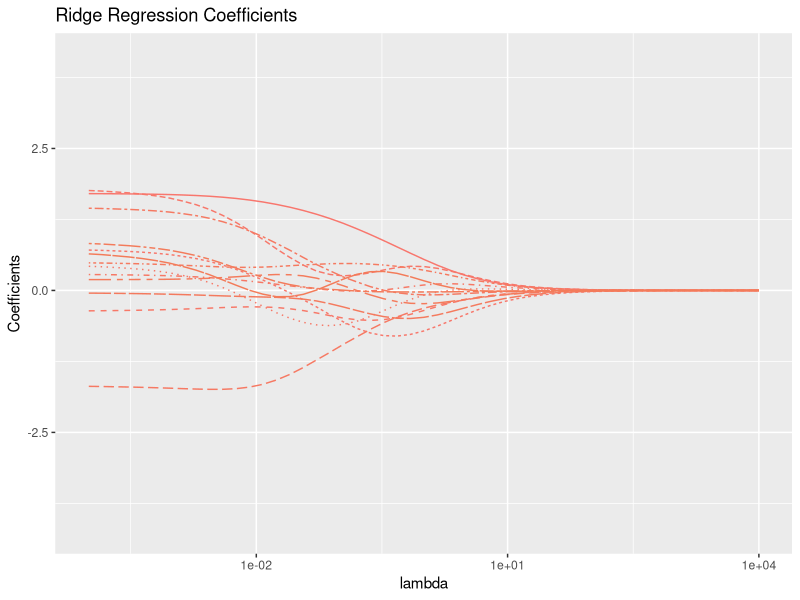
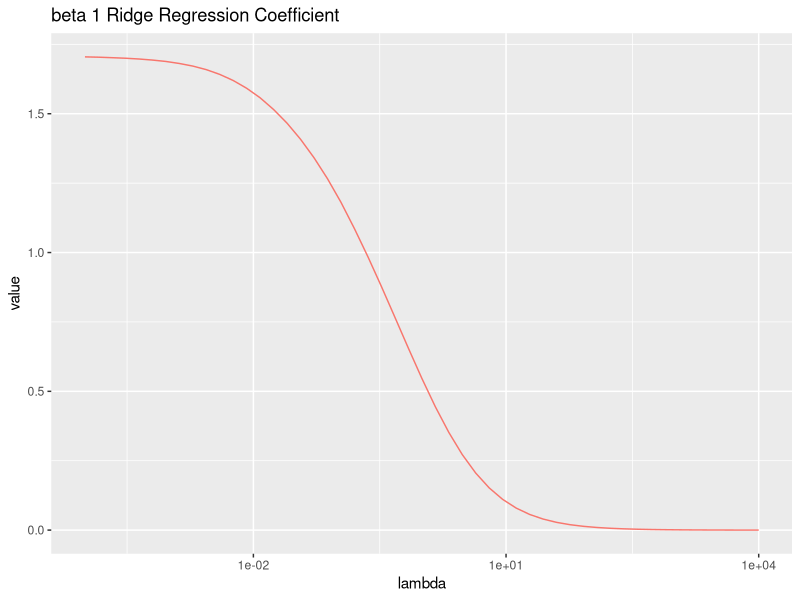
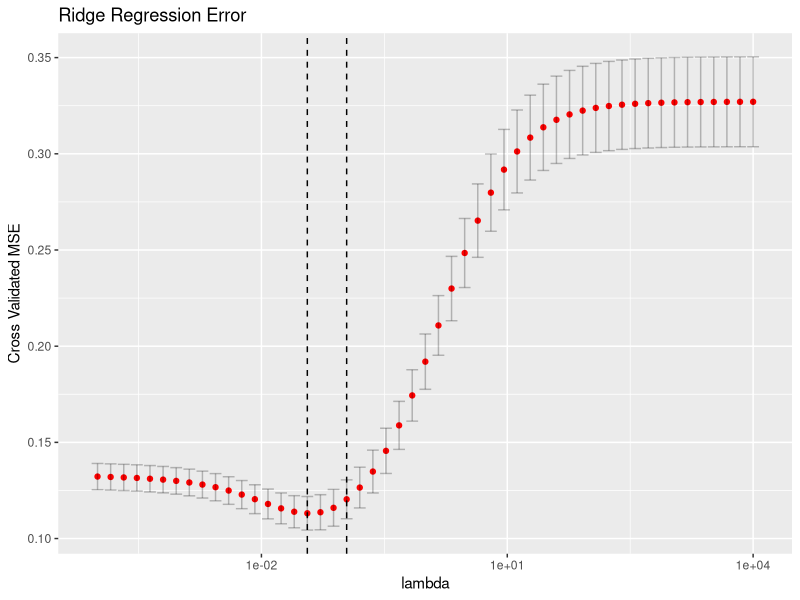

These figures' R source, in order:
## ---- chunk 1
library(tidyverse)
library(glmnet) # this provides ridge regression
## ---- chunk 2
set.seed(100)

# number of observations
n = 500
# total number of predictors
p = 600
# the x1 predictor and y
x1 <- runif(0,1,n=n)
y <- 1 + 2 * x1 + 0.1 * rnorm(n) #true model, \beta_0 = 1, \beta_1 = 2

# fill the other p-1 variables with Gaussian noise by
# first populating a matrix
x_rest <- matrix(0.01 * rnorm(n *(p-1)), n, p-1)
# then we name the columns using colnames and paste
colnames(x_rest) <- paste("x",2:p, sep="")
# now we glue the columns together into a single matrix
data.matrix <- cbind(x1, x_rest, y)

# this reinterprets the matrix as a data frame
data.df <- as_tibble(data.matrix)
## ---- chunk 3
X = model.matrix(y~., data.df)[,-1] # -1 omits the first column, corresponding to the intercept
## ---- chunk 4
low = -4;
high = 4;
lambda.grid = 10^seq(high, low,length = 51)
#lambda.grid = seq(0,1e-2, length = 100)
lambda.grid
## ---- chunk 5
ridge.fit = glmnet(X,y, alpha = 0, lambda = lambda.grid, lambda.min.ratio=0)
ridge.fit
## ---- chunk 6
beta = as.matrix(coef(ridge.fit))
beta.df = as_tibble(beta)
beta.df$coef = row.names(beta)
beta.df
## ---- chunk 7
# spread out
beta.df.long = gather(beta.df,key=case,value,-coef)
# relabel columns
beta.df.long$case = as.integer(gsub("s", "", beta.df.long$case))
beta.df.long$lambda =ridge.fit$lambda[beta.df.long$case+1]
beta.df.long
## ---- chunk 8
# plot all coefficients
beta.plt = ggplot(beta.df.long[beta.df.long$coef!="(Intercept)",], 
                   aes(x=lambda, y=value,color = coef,linetype = coef)) + 
  geom_line() + theme(legend.position="none") +
  scale_x_log10()  + ggtitle("Ridge Regression Coefficients") + ylab("Coefficients")
print(beta.plt)
## ---- chunk 9
beta1.plt= ggplot(beta.df.long[beta.df.long$coef=="x1",], aes(x=lambda, y=value,
color = coef, linetype = coef)) +
geom_line() + theme(legend.position="none") +
ggtitle("beta 1 Ridge Regression Coefficient") +
scale_x_log10()
print(beta1.plt)
## ---- chunk 10
predict(ridge.fit, s=1000, newx=t(runif(p)))
## ---- chunk 11
mean(y)
## ---- chunk 12
predict(ridge.fit, s=.1, newx=t(runif(1:600)))
## ---- chunk 13
cv.ridge = cv.glmnet(X, y, alpha = 0, lambda = lambda.grid)
## ---- chunk 14
cv.ridge
## ---- chunk 15
# visualize using ggplot2
cv.df=tibble(lambda=cv.ridge$lambda, 
            cvm=cv.ridge$cvm, 
            cvlo=cv.ridge$cvlo,
            cvup=cv.ridge$cvup)

cv.plt = ggplot(cv.df) + geom_point(aes(x=lambda,y=cvm),color="red") +
geom_errorbar(aes(x=lambda, ymin=cvlo, ymax=cvup),alpha = .25) +
geom_vline(xintercept = cv.ridge$lambda.min,linetype = "dashed")+
geom_vline(xintercept = cv.ridge$lambda.1se,linetype = "dashed")+
ggtitle("Ridge Regression Error") +
ylab("Cross Validated MSE") +
scale_x_log10()
print(cv.plt)
## ---- chunk 16
cv.df
## ---- chunk 17
beta.minimal = predict(ridge.fit, type = "coefficients", s = cv.ridge$lambda.min)
beta.minimal
